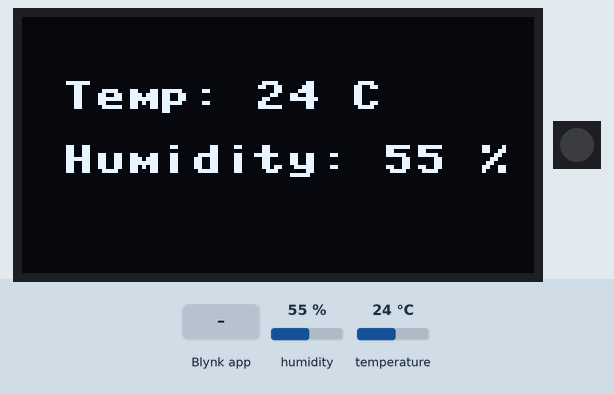
Recording of a program running on a simulated MicroPython board. On the bench: 128×64 one-colour display, 1 RGB LEDs in strip order, left to right. Inputs (shaded band) come from the test bench; at power-on: humidity 55 %, temperature 24 °C. Dim RGB values are drawn brighter than linear; WiFi joins after 1.5 s; no MQTT or app messages arrive unless stated; what the program prints to the serial console is not drawn.

Above: at 3.4 s.
3.5 s: Blynk app writes 1 to V2
At 9.1 s:
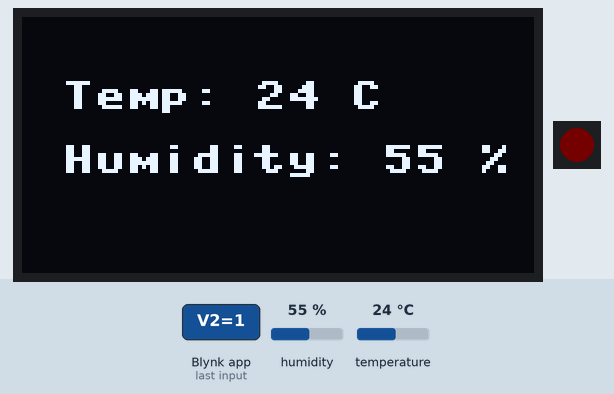
9.4 s: Blynk app writes 1 to V3
At 14.4 s:
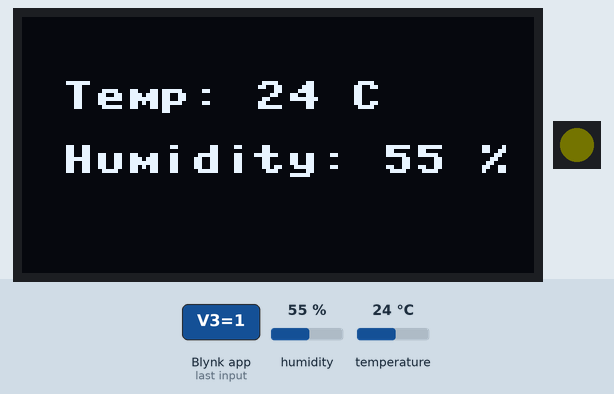
15.4 s: Blynk app writes 0 to V2
At 20.8 s:
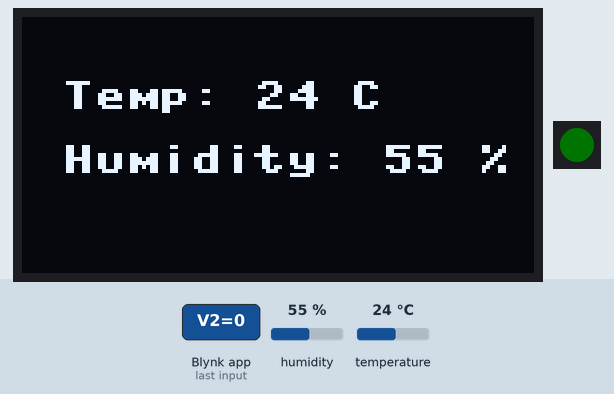
21.5 s: Blynk app writes 1 to V4
At 27.2 s:
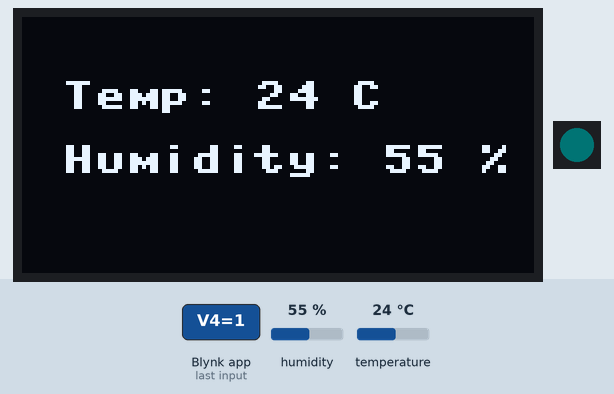
27.5 s: Blynk app writes 0 to V3
At 32.5 s:
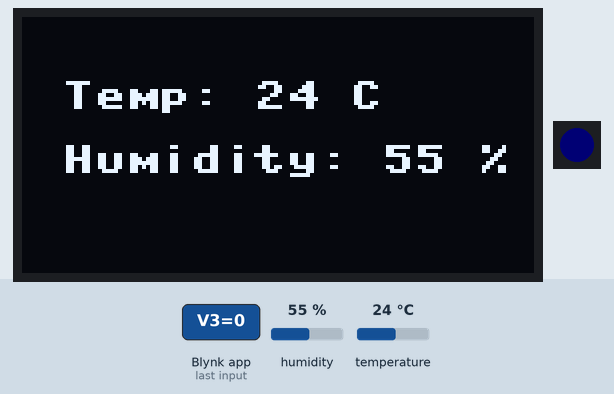
33.6 s: Blynk app writes 1 to V2
At 39.0 s:
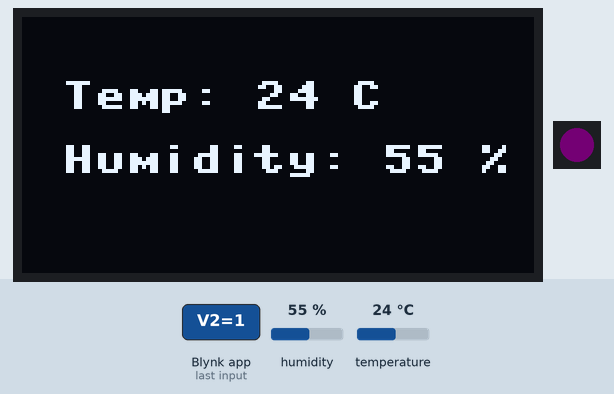
Timing chart, 0 to 40.5 s (numbered marks = the images above; inputs shaded):
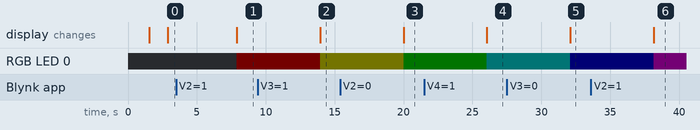

Measured:
- after the input at 3.5 s, RGB LED 0: off → RGB(1, 0, 0) after 4.4 s
- after the input at 9.4 s, RGB LED 0: RGB(1, 0, 0) → RGB(1, 1, 0) after 4.6 s
- after the input at 15.4 s, RGB LED 0: RGB(1, 1, 0) → RGB(0, 1, 0) after 4.6 s
- after the input at 21.5 s, RGB LED 0: RGB(0, 1, 0) → RGB(0, 1, 1) after 4.6 s
- after the input at 27.5 s, RGB LED 0: RGB(0, 1, 1) → RGB(0, 0, 1) after 4.6 s
- after the input at 33.6 s, RGB LED 0: RGB(0, 0, 1) → RGB(1, 0, 1) after 4.6 s

The program:

rgb_n_temp_hum_dash.py
```python
import network
import time
import BlynkLib
import dht
from machine import Pin, I2C
import ssd1306
import neopixel

# ---- USER SETTINGS ----
#WIFI_SSID = "Acccio Internet"
#WIFI_PASS = "P@SSSWORD"
WIFI_SSID = "sherry"
WIFI_PASS = "connectedd"
BLYNK_AUTH = "ZFnH1GoseLH-JlrJW1Ce2KaxSOHcDwhG"

# ---- CONNECT TO WIFI ----
def connect_wifi():
    wlan = network.WLAN(network.STA_IF)
    wlan.active(True)
    if not wlan.isconnected():
        print("🔄 Connecting to WiFi...")
        wlan.connect(WIFI_SSID, WIFI_PASS)
        while not wlan.isconnected():
            pass
    print("✅ Connected to WiFi:", wlan.ifconfig())

connect_wifi()

# ---- INITIALIZE BLYNK ----
blynk = BlynkLib.Blynk(BLYNK_AUTH)

# ---- INITIALIZE DHT SENSOR ----
dht_sensor = dht.DHT11(Pin(4))

# ---- INITIALIZE OLED DISPLAY ----
i2c = I2C(0, scl=Pin(9), sda=Pin(8))
oled = ssd1306.SSD1306_I2C(128, 64, i2c)
oled.fill(0)

# ---- INITIALIZE NeoPixel LED ----
NUM_PIXELS = 1
neo_pin = Pin(48, Pin.OUT)
np = neopixel.NeoPixel(neo_pin, NUM_PIXELS)

# ---- INITIAL RGB VALUES ----
red_value, green_value, blue_value = 0, 0, 0
rgb_enabled = True

# ---- FUNCTION TO UPDATE NeoPixel COLOR ----
def update_rgb():
    if rgb_enabled:
        np[0] = (red_value, green_value, blue_value)
    else:
        np[0] = (0, 0, 0)  # Turn off LED
    np.write()
    print(f"NeoPixel Updated -> R:{red_value}, G:{green_value}, B:{blue_value}, Status:{'ON' if rgb_enabled else 'OFF'}")

# ---- BLYNK HANDLERS ----
@blynk.on("V2")  # Red Slider
def red_handler(value):
    global red_value
    red_value = int(value[0])
    update_rgb()

@blynk.on("V3")  # Green Slider
def green_handler(value):
    global green_value
    green_value = int(value[0])
    update_rgb()

@blynk.on("V4")  # Blue Slider
def blue_handler(value):
    global blue_value
    blue_value = int(value[0])
    update_rgb()

@blynk.on("V5")  # Button for ON/OFF
def led_handler(value):
    global rgb_enabled
    rgb_enabled = bool(int(value[0]))  # 1 = ON, 0 = OFF
    update_rgb()

# ---- FUNCTION TO SEND SENSOR DATA ----
def send_sensor_data():
    try:
        dht_sensor.measure()
        time.sleep(1)
        temp = dht_sensor.temperature()
        humid = dht_sensor.humidity()
        print(f"🌡 Temp: {temp:.2f}°C | 💧 Humidity: {humid:.2f}%")
        oled.fill(0)
        oled.text(f"Temp: {temp} C", 10, 16)
        oled.text(f"Humidity: {humid} %", 10, 32)
        oled.show()
        blynk.virtual_write(0, round(temp, 2))
        blynk.virtual_write(1, round(humid, 2))
    except OSError as e:
        print(f"⚠ Sensor Error: {e}")

# ---- MAIN LOOP ----
while True:
    blynk.run()
    send_sensor_data()
    time.sleep(5)
```
